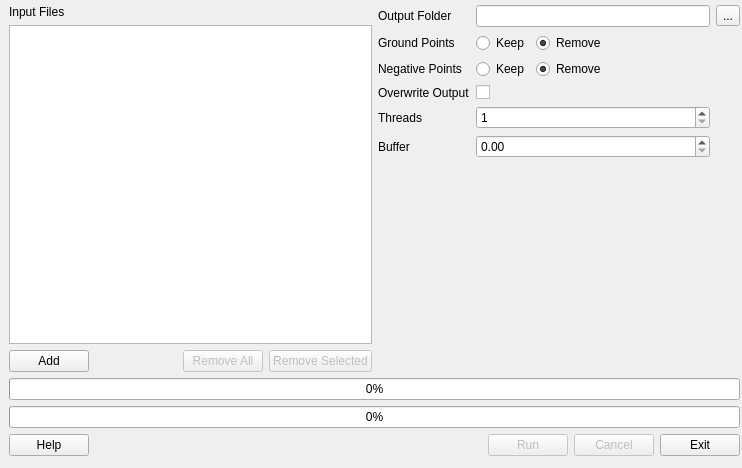
<?xml version="1.0" encoding="UTF-8"?>
<ui version="4.0">
 <class>PointNormalizeForm</class>
 <widget class="QWidget" name="PointNormalizeForm">
  <property name="geometry">
   <rect>
    <x>0</x>
    <y>0</y>
    <width>742</width>
    <height>468</height>
   </rect>
  </property>
  <property name="windowTitle">
   <string>Point Normalization</string>
  </property>
  <widget class="QWidget" name="gridLayoutWidget_3">
   <property name="geometry">
    <rect>
     <x>9</x>
     <y>5</y>
     <width>731</width>
     <height>451</height>
    </rect>
   </property>
   <layout class="QGridLayout" name="gridLayout_3">
    <item row="0" column="1">
     <layout class="QGridLayout" name="gridLayout">
      <item row="4" column="0">
       <widget class="QLabel" name="label_4">
        <property name="text">
         <string>Negative Points</string>
        </property>
       </widget>
      </item>
      <item row="5" column="1">
       <widget class="QCheckBox" name="chkOverwrite">
        <property name="text">
         <string/>
        </property>
       </widget>
      </item>
      <item row="6" column="0">
       <widget class="QLabel" name="label_6">
        <property name="text">
         <string>Threads</string>
        </property>
       </widget>
      </item>
      <item row="2" column="2">
       <widget class="QToolButton" name="btnOutputFolder">
        <property name="text">
         <string>...</string>
        </property>
       </widget>
      </item>
      <item row="8" column="0">
       <spacer name="verticalSpacer">
        <property name="orientation">
         <enum>Qt::Vertical</enum>
        </property>
        <property name="sizeHint" stdset="0">
         <size>
          <width>20</width>
          <height>40</height>
         </size>
        </property>
       </spacer>
      </item>
      <item row="7" column="1">
       <widget class="QDoubleSpinBox" name="spnBuffer"/>
      </item>
      <item row="4" column="1">
       <layout class="QHBoxLayout" name="horizontalLayout_3">
        <item>
         <widget class="QRadioButton" name="rdoKeepNegativePoints">
          <property name="text">
           <string>Keep</string>
          </property>
          <property name="autoExclusive">
           <bool>false</bool>
          </property>
         </widget>
        </item>
        <item>
         <widget class="QRadioButton" name="rdoRemoveNegativePoints">
          <property name="text">
           <string>Remove</string>
          </property>
          <property name="checked">
           <bool>true</bool>
          </property>
          <property name="autoExclusive">
           <bool>false</bool>
          </property>
         </widget>
        </item>
        <item>
         <spacer name="horizontalSpacer_4">
          <property name="orientation">
           <enum>Qt::Horizontal</enum>
          </property>
          <property name="sizeHint" stdset="0">
           <size>
            <width>40</width>
            <height>20</height>
           </size>
          </property>
         </spacer>
        </item>
       </layout>
      </item>
      <item row="5" column="0">
       <widget class="QLabel" name="label_5">
        <property name="text">
         <string>Overwrite Output</string>
        </property>
       </widget>
      </item>
      <item row="2" column="0">
       <widget class="QLabel" name="label_2">
        <property name="text">
         <string>Output Folder</string>
        </property>
       </widget>
      </item>
      <item row="7" column="0">
       <widget class="QLabel" name="label_7">
        <property name="text">
         <string>Buffer</string>
        </property>
       </widget>
      </item>
      <item row="3" column="0">
       <widget class="QLabel" name="label_3">
        <property name="text">
         <string>Ground Points</string>
        </property>
       </widget>
      </item>
      <item row="6" column="1">
       <widget class="QSpinBox" name="spnThreads">
        <property name="minimum">
         <number>1</number>
        </property>
       </widget>
      </item>
      <item row="3" column="1">
       <layout class="QHBoxLayout" name="horizontalLayout_2">
        <item>
         <widget class="QRadioButton" name="rdoKeepGroundPoints">
          <property name="text">
           <string>Keep</string>
          </property>
          <property name="autoExclusive">
           <bool>false</bool>
          </property>
         </widget>
        </item>
        <item>
         <widget class="QRadioButton" name="rdoRemoveGroundPoints">
          <property name="text">
           <string>Remove</string>
          </property>
          <property name="checked">
           <bool>true</bool>
          </property>
          <property name="autoExclusive">
           <bool>false</bool>
          </property>
         </widget>
        </item>
        <item>
         <spacer name="horizontalSpacer_3">
          <property name="orientation">
           <enum>Qt::Horizontal</enum>
          </property>
          <property name="sizeHint" stdset="0">
           <size>
            <width>40</width>
            <height>20</height>
           </size>
          </property>
         </spacer>
        </item>
       </layout>
      </item>
      <item row="2" column="1">
       <widget class="QLineEdit" name="txtOutputFolder"/>
      </item>
     </layout>
    </item>
    <item row="0" column="0">
     <layout class="QGridLayout" name="gridLayout_2">
      <item row="1" column="0">
       <widget class="QListWidget" name="lstFiles">
        <property name="selectionMode">
         <enum>QAbstractItemView::ContiguousSelection</enum>
        </property>
       </widget>
      </item>
      <item row="2" column="0">
       <layout class="QHBoxLayout" name="horizontalLayout_5">
        <item>
         <widget class="QPushButton" name="btnAddFiles">
          <property name="text">
           <string>Add</string>
          </property>
         </widget>
        </item>
        <item>
         <spacer name="horizontalSpacer">
          <property name="orientation">
           <enum>Qt::Horizontal</enum>
          </property>
          <property name="sizeHint" stdset="0">
           <size>
            <width>40</width>
            <height>20</height>
           </size>
          </property>
         </spacer>
        </item>
        <item>
         <widget class="QPushButton" name="btnRemoveAllFiles">
          <property name="enabled">
           <bool>false</bool>
          </property>
          <property name="text">
           <string>Remove All</string>
          </property>
         </widget>
        </item>
        <item>
         <widget class="QPushButton" name="btnRemoveSelectedFiles">
          <property name="enabled">
           <bool>false</bool>
          </property>
          <property name="text">
           <string>Remove Selected</string>
          </property>
         </widget>
        </item>
       </layout>
      </item>
      <item row="0" column="0">
       <widget class="QLabel" name="label">
        <property name="text">
         <string>Input Files</string>
        </property>
       </widget>
      </item>
     </layout>
    </item>
    <item row="3" column="0" colspan="2">
     <layout class="QHBoxLayout" name="horizontalLayout_6">
      <item>
       <widget class="QPushButton" name="btnHelp">
        <property name="text">
         <string>Help</string>
        </property>
       </widget>
      </item>
      <item>
       <spacer name="horizontalSpacer_2">
        <property name="orientation">
         <enum>Qt::Horizontal</enum>
        </property>
        <property name="sizeHint" stdset="0">
         <size>
          <width>40</width>
          <height>20</height>
         </size>
        </property>
       </spacer>
      </item>
      <item>
       <widget class="QPushButton" name="btnRun">
        <property name="enabled">
         <bool>false</bool>
        </property>
        <property name="text">
         <string>Run</string>
        </property>
       </widget>
      </item>
      <item>
       <widget class="QPushButton" name="btnCancel">
        <property name="enabled">
         <bool>false</bool>
        </property>
        <property name="text">
         <string>Cancel</string>
        </property>
       </widget>
      </item>
      <item>
       <widget class="QPushButton" name="btnExit">
        <property name="text">
         <string>Exit</string>
        </property>
       </widget>
      </item>
     </layout>
    </item>
    <item row="1" column="0" colspan="2">
     <widget class="QProgressBar" name="prgStep">
      <property name="value">
       <number>0</number>
      </property>
     </widget>
    </item>
    <item row="2" column="0" colspan="2">
     <widget class="QProgressBar" name="prgOverall">
      <property name="value">
       <number>0</number>
      </property>
     </widget>
    </item>
   </layout>
  </widget>
 </widget>
 <resources/>
 <connections/>
</ui>
